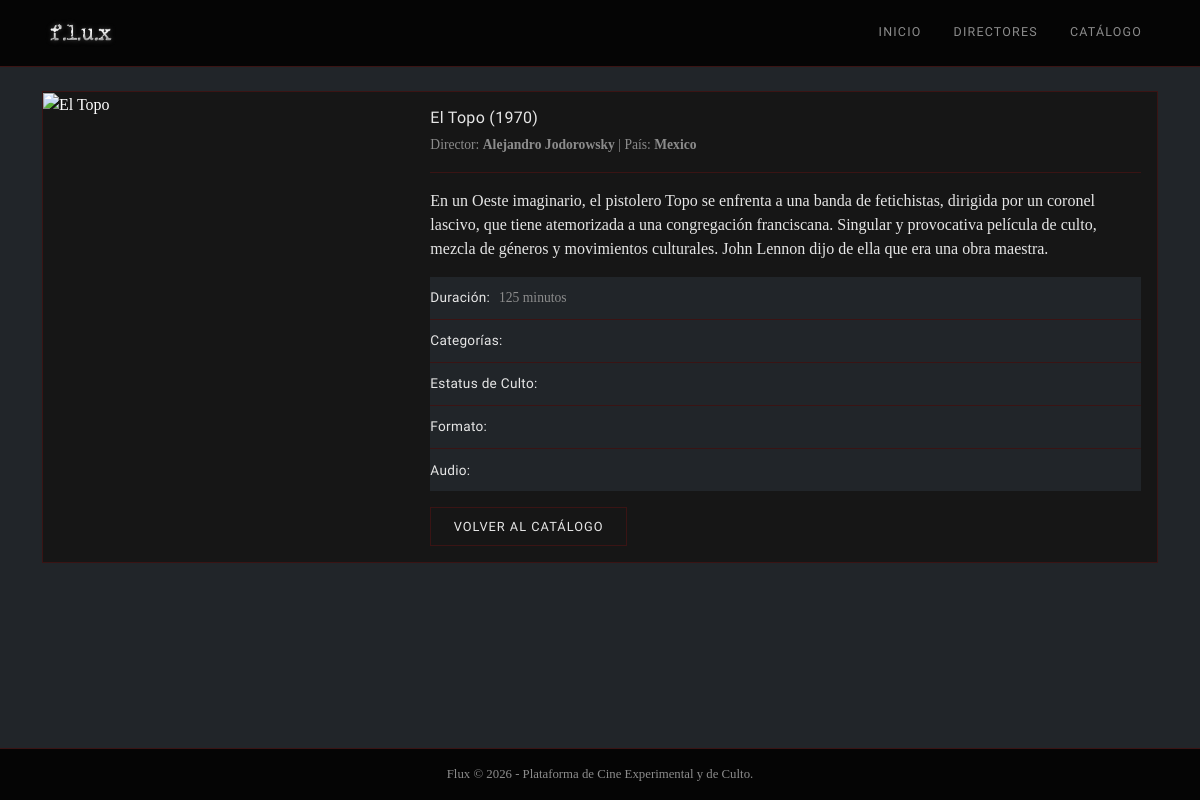
The page /catalogo/pelicula/el-topo-1970/ on the database its author committed.
### catalogo/models.py (models this page shows, shortened)
class Pelicula(models.Model):
    id_pelicula = models.CharField(max_length=20, primary_key=True)  # ej: film-001
    slug = models.SlugField(max_length=200, unique=True)
    title = models.CharField(max_length=200, verbose_name="Título")
    year = models.IntegerField(verbose_name="Año")
    director = models.ForeignKey(Director, on_delete=models.CASCADE, related_name="peliculas")
    country = models.CharField(max_length=100, verbose_name="País")
    runtime_minutes = models.IntegerField(verbose_name="Duración (min)")
    synopsis = models.TextField(verbose_name="Sinopsis")
    poster_url = models.URLField(max_length=500, verbose_name="URL del Póster")
    cult_status = models.TextField(verbose_name="Estatus de Culto")
    format_type = models.CharField(max_length=50, verbose_name="Formato (35mm/16mm/etc)")
    audio = models.CharField(max_length=100, verbose_name="Audio")
    categorias = models.ManyToManyField(Categoria, related_name="peliculas")
    class Meta:
        verbose_name = "Película"
        verbose_name_plural = "Películas"

### principal/models.py (models this page shows)
class Director(models.Model):
    id_director = models.CharField(max_length=20, primary_key=True)  # ej: dir-001
    nombre = models.CharField(max_length=150)
    pais = models.CharField(max_length=100)
    estilo = models.CharField(max_length=150)
    obra_destacada = models.CharField(max_length=150, blank=True, null=True)
    bio = models.TextField()
    class Meta:
        verbose_name = "Director"
        verbose_name_plural = "Directores"
    def __str__(self):
        return self.nombre

### catalogo/views.py (the view)
# urls.py: path('pelicula/<slug:slug>/', views.detalle_pelicula, name='detalle_pelicula'),
def detalle_pelicula(request, slug):
    pelicula = get_object_or_404(Pelicula, slug=slug)
    return render(request, 'catalogo/detalle.html', {'pelicula': pelicula})

### catalogo/templates/catalogo/detalle.html (shortened to what this page needs)
{% extends 'base.html' %}
{% block content %}
<div class="card bg-black text-white border-danger">
    <div class="row g-0">
        <div class="col-md-4">
            <img src="{{ pelicula.images.poster }}" class="img-fluid rounded-start" alt="{{ pelicula.title }}">
        </div>
        <div class="col-md-8">
            <div class="card-body">
                <h2 class="card-title text-danger">{{ pelicula.title }} ({{ pelicula.year }})</h2>
                <p class="text-muted">Director: <strong>{{ pelicula.director }}</strong> | País: <strong>{{ pelicula.country }}</strong></p>
                <hr class="border-secondary">
                <p class="lead">{{ pelicula.synopsis }}</p>
                <ul class="list-group list-group-flush bg-dark rounded">
                    <li class="list-group-item bg-dark text-white"><strong>Duración:</strong> {{ pelicula.runtime_minutes }} minutos</li>
                    <li class="list-group-item bg-dark text-white"><strong>Categorías:</strong> {{ pelicula.categories|join:", " }}</li>
                    <li class="list-group-item bg-dark text-white"><strong>Estatus de Culto:</strong> {{ pelicula.metadata.cult_status }}</li>
                    <li class="list-group-item bg-dark text-white"><strong>Formato:</strong> {{ pelicula.metadata.format }}</li>
                    <li class="list-group-item bg-dark text-white"><strong>Audio:</strong> {{ pelicula.metadata.audio }}</li>
                </ul>
                <a href="{% url 'catalogo:lista_peliculas' %}" class="btn btn-secondary mt-3">Volver al Catálogo</a>
            </div>
        </div>
    </div>
</div>
{% endblock %}

### static/css/custom.css (style rules this page uses)
:root { --bg: #0a0a0a; --panel: #161616; --edge: #3a1414; --accent: #7a2020; --accent-live: #9c2e2e; --text: #e6e6e6; --text-dim: #8c8c8c; --font-logo: 'Impact', Arial Black, sans-serif; --font-display: 'Trebuchet MS', Arial, sans-serif; --font-body: Georgia, serif; }
body { background-color: var(--bg) !important; color: var(--text) !important; font-family: var(--font-body); }
h1, h2, h3, h4, h5, .card-title { font-family: var(--font-display); letter-spacing: .3px; }
.card, .btn, .form-control, .badge, .list-group-item, .input-group .form-control, .img-fluid.rounded, .rounded, .rounded-start { border-radius: 0 !important; }
.btn { font-family: var(--font-display); font-size: .8rem; text-transform: uppercase; letter-spacing: 1px; padding: .55rem 1.4rem; }
.btn-secondary { background-color: var(--panel) !important; border-color: var(--edge) !important; color: var(--text) !important; }
.card.bg-black { background-color: var(--panel) !important; border: 1px solid var(--edge) !important; transition: border-color .15s ease; }
.card .card-title.text-danger { color: var(--text) !important; font-size: 1rem; }
.card.border-danger { border: 1px solid var(--edge) !important; background-color: var(--panel) !important; }
.card-title.text-danger { font-family: var(--font-display); color: var(--text) !important; font-size: 1.6rem; }
.card-body .text-muted { color: var(--text-dim) !important; font-size: .85rem; }
.card-body hr.border-secondary { border-color: var(--edge) !important; opacity: 1; }
.card-body .lead { color: var(--text) !important; font-size: 1rem; }
.list-group-item.bg-dark { background-color: transparent !important; color: var(--text-dim) !important; border-color: var(--edge) !important; font-size: .85rem; padding: .65rem 0; }
.list-group-item.bg-dark strong { color: var(--text) !important; font-family: var(--font-display); font-weight: 500; letter-spacing: .3px; margin-right: .4em; }

### rows shown on the page
Pelicula: title "El Topo", year "1970", director "Alejandro Jodorowsky", country "Mexico", synopsis "En un Oeste imaginario, el pistolero Topo se enfrenta a una banda de fetichistas, dirigida por un coronel lascivo, que tiene atemorizada a una congregación franciscana. Singular y provocativa película de culto, mezcla de géneros y movimientos culturales. John Lennon dijo de ella que era una obra maestra.", runtime_minutes "125"
